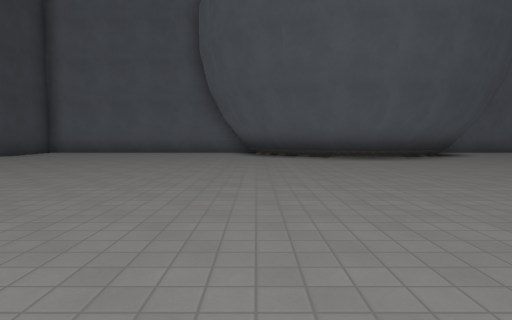
[1] (above)

14 first-person views from a walk through a level from a Godot 3-D game. The camera is 1.2 m above the floor, tilts 4° down and sees 75° across. The floor is counted in squares, 2 m on a side. Each view is taken from the middle of a square. On the plan, view 1 faces up. The plan holds only what a view shows up to about 10 squares ahead; the rest is blank. The place goes on beyond the plan. Surface patterns are stand-ins for the level's own textures.

[2]
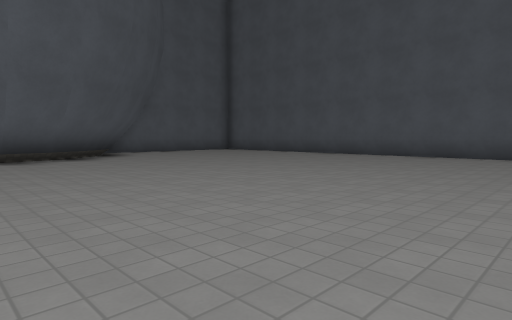

[3]
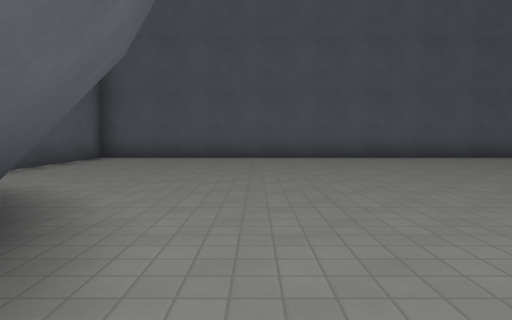

[4]
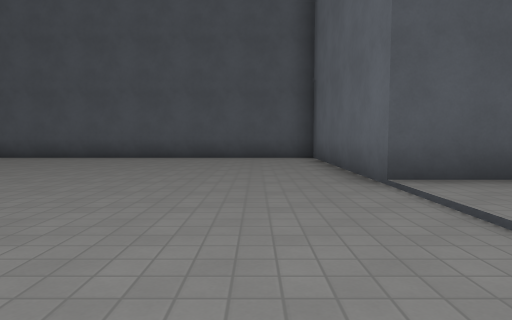

[5]
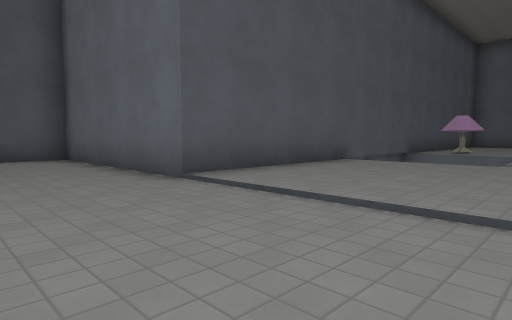

[6]
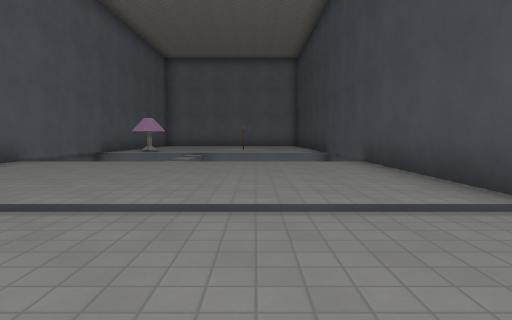

[7]
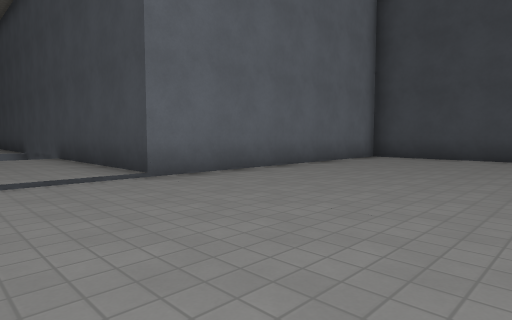

[8]
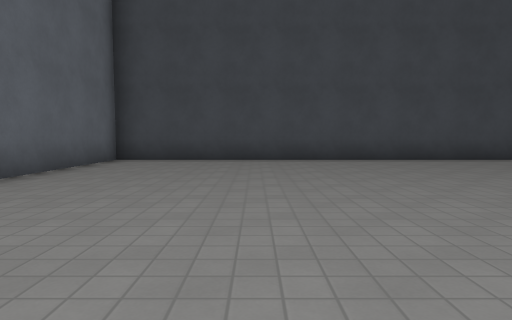

[9]
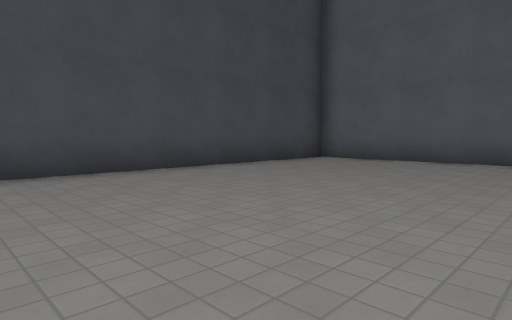

[10]
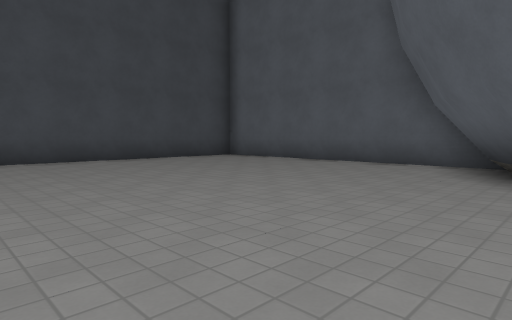

[11]
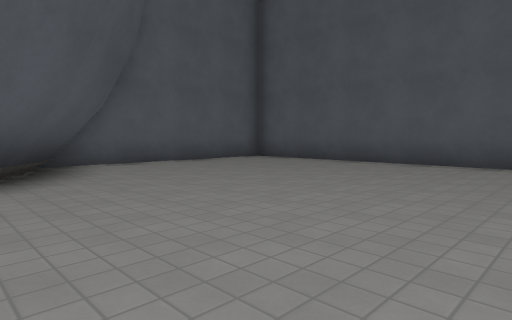

[12]
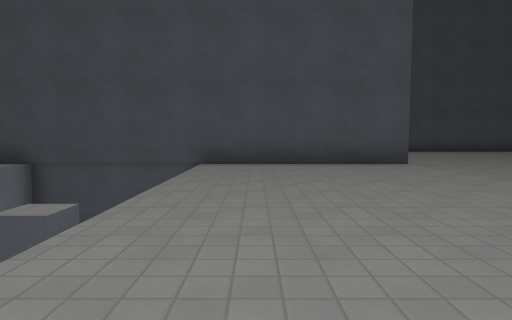

[13]
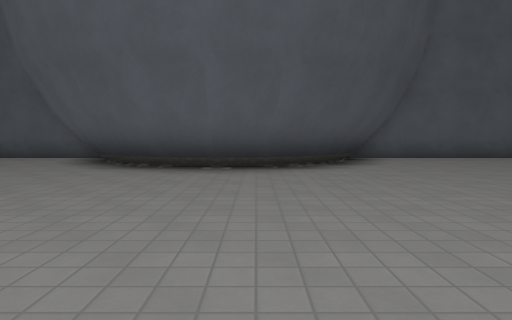

[14]
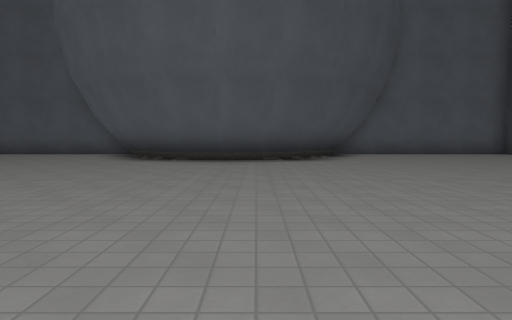

### Floor plan
Points are (right, up) in squares from view 1. A wall is a line through its corners. A room is listed if a view was taken in it or the views show most of it. See-through windows are left out.
Room 1 (views 1, 2, 3, 4, 5, 6, 7, 8, 9, 10, 11, 12, 13, 14)
walls: (3.3, 8.7) (2.2, 8.9); (2.3, 8.8) (1.1, 9.3); (3.3, 8.9) (2.2, 9); (4.4, 8.8) (3.2, 8.7); (4.2, 9) (3.1, 8.9); (2.3, 9.2) (1.4, 9.6); (1.2, 9.2) (0.3, 9.9); (1.3, 9.3) (0.4, 10); (5.3, 9.4) (4.1, 8.9); (0.4, 9.8) (-0.3, 10.8); (0.5, 10) (-0.1, 10.9); (6.1, 10) (5.1, 9.2); (6, 10.1) (5.1, 9.4); (-0.2, 10.7) (-0.7, 11.7); (-0.1, 10.8) (-0.5, 11.8); (6.4, 10.9) (5.8, 10.1); (6.8, 10.8) (6, 9.8); (6.7, 10.9) (5.9, 9.9); (6.9, 11.8) (6.5, 10.8); (7.2, 11.8) (6.7, 10.6); (-0.4, 12.4) (-7.7, 12.4) (-7.7, -1.6) (-0.4, -1.6) (-0.4, -6.5); (7.1, -9.1) (7.1, -1.6) (12.5, -1.6) (12.5, 12.4) (6.9, 12.4)
low walls: (3.3, 9.1) (2.2, 9.3); (4.2, 9.2) (3.1, 9.1); (1.5, 9.6) (0.6, 10.3); (5.2, 9.6) (4.2, 9.1); (0.7, 10.2) (0.1, 11); (5.8, 10.2) (5, 9.6); (0.1, 10.9) (-0.3, 11.9); (6.7, 11.8) (6.4, 10.9)

Positions as (right, up) in squares from view 1, and headings:
1: (0, 0), facing up
2: (2, 0), facing up-right
3: (3, 8), facing right
4: (3, 0), facing right
5: (3, 1), facing down-right
6: (2, 1), facing down
7: (2, 3), facing down-left
8: (1, 2), facing left
9: (-2, 4), facing up-left
10: (1, 5), facing up-left
11: (5, 5), facing up-right
12: (7, -5), facing left
13: (4, 3), facing up
14: (4, 1), facing up
